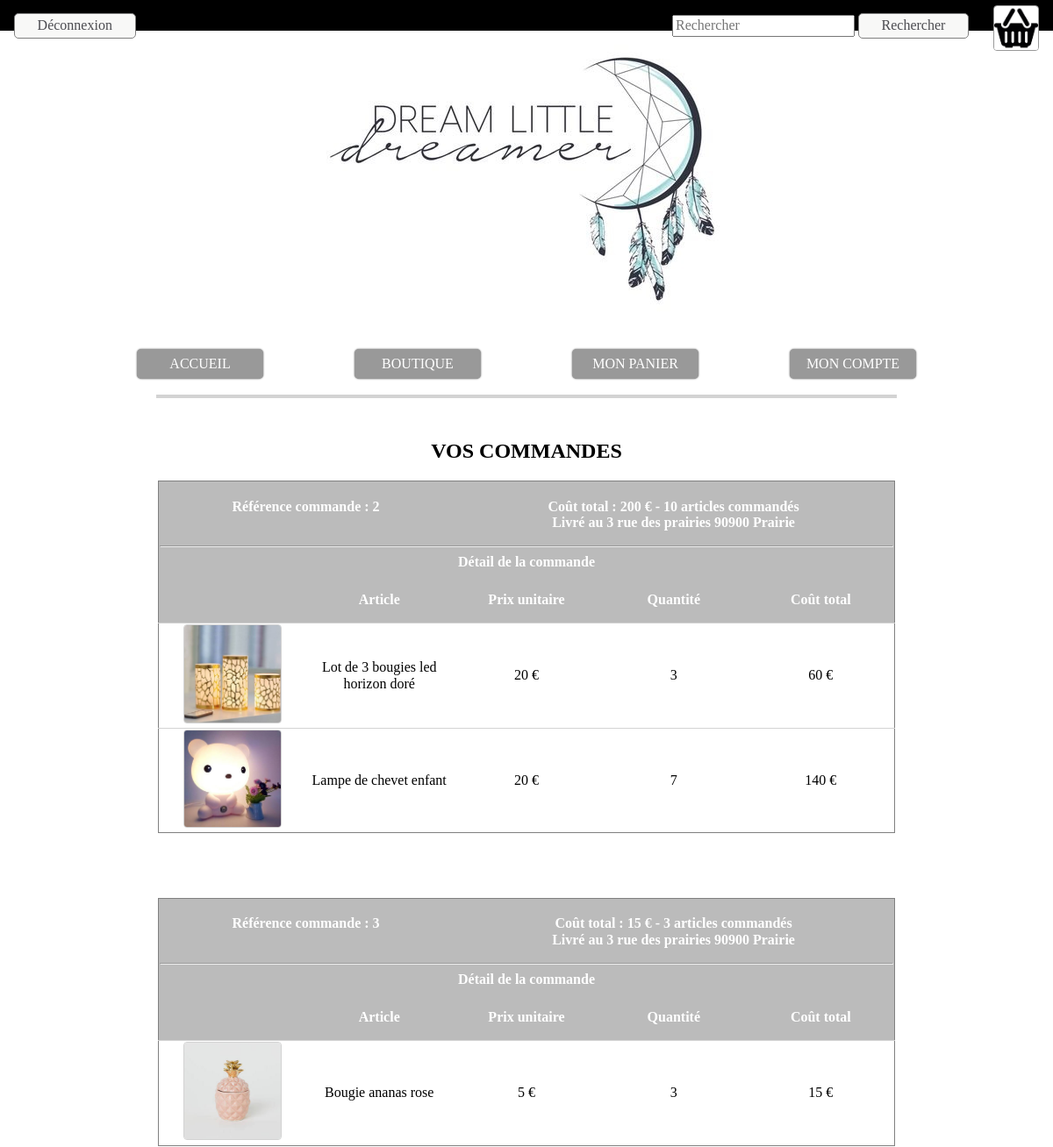
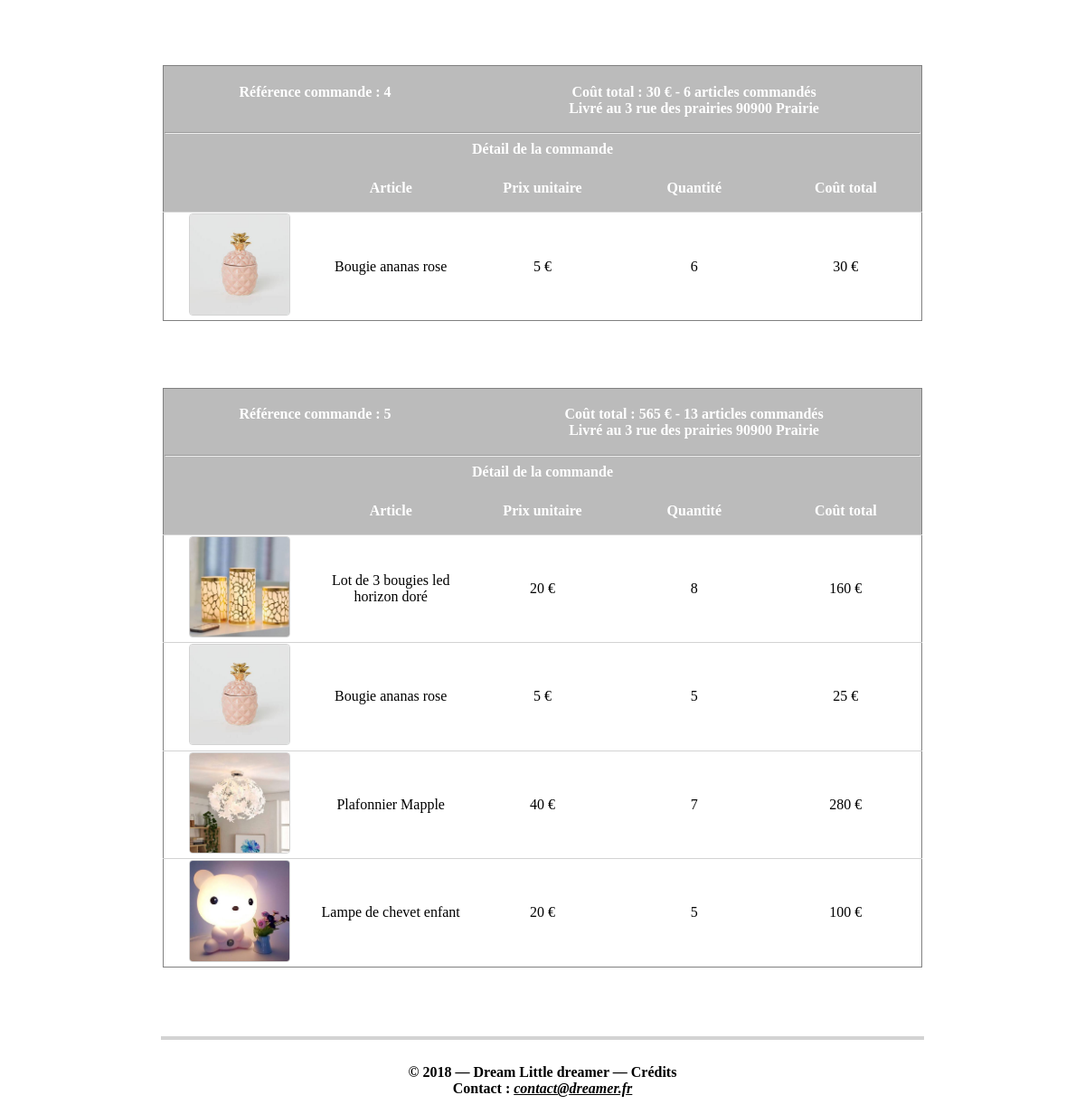
/index.php?page=commande (signed in), run on the app's committed database (2 pictures, top to bottom).
### tables this page shows
CREATE TABLE IF NOT EXISTS `commande` (
  `id` int(11) NOT NULL AUTO_INCREMENT,
  `num_commande` int(11) NOT NULL,
  `id_client` int(11) NOT NULL,
  `id_produit` int(11) NOT NULL,
  `qte_achetee` int(11) NOT NULL,
  `ad_livraison` varchar(255) NOT NULL,
  `est_provisoire` tinyint(1) NOT NULL,
  PRIMARY KEY (`id`)
);

CREATE TABLE IF NOT EXISTS `produit` (
  `id` int(11) NOT NULL AUTO_INCREMENT,
  `type` varchar(28) NOT NULL,
  `nom` varchar(255) NOT NULL,
  `description` text NOT NULL,
  `quantite` int(11) NOT NULL,
  `prix` float NOT NULL,
  PRIMARY KEY (`id`)
);

### database.php (called while the page is built, shortened)
<?php
function dbConnect() {
    $errMsg = array(PDO::ATTR_ERRMODE => PDO::ERRMODE_EXCEPTION);
    $dbName = 'dreamer';
    $dbUser = 'root';
    $dbPass = '';
    $dataBase = new PDO('mysql:host=localhost;dbname='.$dbName.';charset=utf8', $dbUser, $dbPass, $errMsg);
    return $dataBase;
}
function getMenu() {
    $bdd = dbConnect();
    $query = 'SELECT DISTINCT type
                FROM produit
                ORDER BY type';
    $request = $bdd->prepare($query);
    if (!$request->execute()) {
        throw new Exception("Base De Données : Echec d'exécution");
    }
    foreach ($request->fetchAll(PDO::FETCH_COLUMN) as $type) {
        $donnees[] = $type;
    }
    return $donnees;
}
function getCommandes($refClient) {
    $bdd = dbConnect();
    $query = 'SELECT num_commande as refCommande, ad_livraison, SUM(qte_achetee) as qteTotale
            FROM commande
            WHERE id_client = :client AND est_provisoire = 0
            GROUP BY num_commande ORDER BY num_commande';
    $request = $bdd->prepare($query);
    if (!$request->execute(array('client' => $refClient))) {
        throw new Exception("Base De Données : Echec d'exécution");
    }
    foreach ($request->fetchAll(PDO::FETCH_ASSOC) as $dataCommande) {
        $commande['refCommande'] = $ref = $dataCommande['refCommande'];
        $commande['livraison'] = $dataCommande['ad_livraison'];
        $commande['qteTotale'] = $dataCommande['qteTotale'];
        $query = 'SELECT p.id as refProduit, p.nom, p.prix, c.qte_achetee, c.qte_achetee * p.prix as cout
            FROM commande c INNER JOIN produit p ON c.id_produit = p.id
            WHERE c.num_commande = :ref';
        $request = $bdd->prepare($query);
        if (!$request->execute(array('ref' => $ref))) {
            throw new Exception("Base De Données : Echec d'exécution");
        }
        $commande['contenu'] = $request->fetchAll(PDO::FETCH_ASSOC);
        $commande['coutTotal'] = array_sum(array_column($commande['contenu'], 'cout'));
        $listCommandes[$ref] = $commande;
    }
    return isset($listCommandes)? $listCommandes : false;
}

### action/commande.php (called while the page is built)
<?php
$variablePage['commandes'] = getCommandes($_SESSION['client']['id']);

### view/commande.php (the view, shortened to what this page needs)
	<section id="pagePanier">
		<h2 id="title1">VOS COMMANDES</h2>
		<?php if (empty($variablePage['commandes'])) {  ?>
			Vous n'avez encore rien commandé !<br><br><br>
			<a class="button1" href="index.php?page=boutique" style="text-decoration: none"><?= (empty($_SESSION['panier']))? 'Commencer' : 'Continuer' ?> mes achats</a>
		<?php }
		else {
			$separateur = false;
			foreach ($variablePage['commandes'] as $commande) {
				if ($separateur) {
					echo '<br><br><br><br>';
				} ?>
				<table>
					<thead>
						<tr>
							<th colspan="2">Référence commande : <?= htmlspecialchars($commande['refCommande']) ?></th>
							<th colspan="3">
								<br>
								Coût total : <?= htmlspecialchars($commande['coutTotal']) ?> € -
								<?php echo htmlspecialchars($commande['qteTotale']);
								echo $commande['qteTotale'] > 1? ' articles commandés' : ' article commandé'; ?><br>
								Livré au <?= htmlspecialchars($commande['livraison']) ?>
							</th>
						</tr>
						<tr><th colspan="5"><hr>Détail de la commande</th></tr>
						<tr>
							<th></th>
							<th>Article</th>
							<th>Prix unitaire</th>
							<th>Quantité</th>
							<th>Coût total</th>
						</tr>
					</thead>
					<tbody>
						<?php foreach($commande['contenu'] as $produit) { ?>
							<tr>
								<td><img class="visuel" src="view/images/produit<?= htmlspecialchars($produit['refProduit']) ?>.jpg" alt="Visuel article"></td>
								<td><?= htmlspecialchars($produit['nom']) ?></td>
								<td><?= htmlspecialchars($produit['prix']) ?> €</td>
								<td><?= htmlspecialchars($produit['qte_achetee']) ?></td>
								<td><?= htmlspecialchars($produit['cout']) ?> €</td>
							</tr>
						<?php } ?>
					</tbody>
				</table>
				<?php $separateur = true;
			}
		} ?>
	</section>
<?php $variablePage['contenuSection'] = ob_get_clean();
require("template.php");

### view/styleSheets/template.css (style rules this page uses)
body { font-family: Georgia; text-align: center; }
section { min-height: 40ex; }
table { margin: auto; border-collapse: collapse; border: 1px solid gray; min-height: 15em; width: 70%; }
thead th, thead td, tfoot th { height: 50px; background-color: #BBB; color: white; }

### view/styleSheets/section.css (style rules this page uses)
#pagePanier td { width: 20%; border-top: 1px solid lightgrey; }
#pageProduit .visuel, #pagePanier .visuel { border: 1px solid lightgrey; border-radius: 4px; width: 15ex; }

### data on the page
commande: id_produit.nom "Lot de 3 bougies led horizon doré", id_produit.prix "20", qte_achetee "3", cout "60"
commande: id_produit.nom "Lampe de chevet enfant", id_produit.prix "20", qte_achetee "7", cout "140"
commande: id_produit.nom "Bougie ananas rose", id_produit.prix "5", qte_achetee "3", cout "15"
commande: id_produit.nom "Bougie ananas rose", id_produit.prix "5", qte_achetee "6", cout "30"
commande: id_produit.nom "Lot de 3 bougies led horizon doré", id_produit.prix "20", qte_achetee "8", cout "160"
commande: id_produit.nom "Bougie ananas rose", id_produit.prix "5", qte_achetee "5", cout "25"
commande: shows a picture, id_produit.nom "Plafonnier Mapple", id_produit.prix "40", qte_achetee "7", cout "280"
commande: id_produit.nom "Lampe de chevet enfant", id_produit.prix "20", qte_achetee "5", cout "100"

### other printed values
$commande['refCommande'] "2"
$commande['coutTotal'] "200"
$commande['qteTotale'] "10"
$commande['livraison'] "3 rue des prairies 90900 Prairie"
$commande['refCommande'] "3"
$commande['coutTotal'] "15"
$commande['qteTotale'] "3"
$commande['refCommande'] "4"
$commande['coutTotal'] "30"
$commande['qteTotale'] "6"
$commande['refCommande'] "5"
$commande['coutTotal'] "565"
$commande['qteTotale'] "13"
